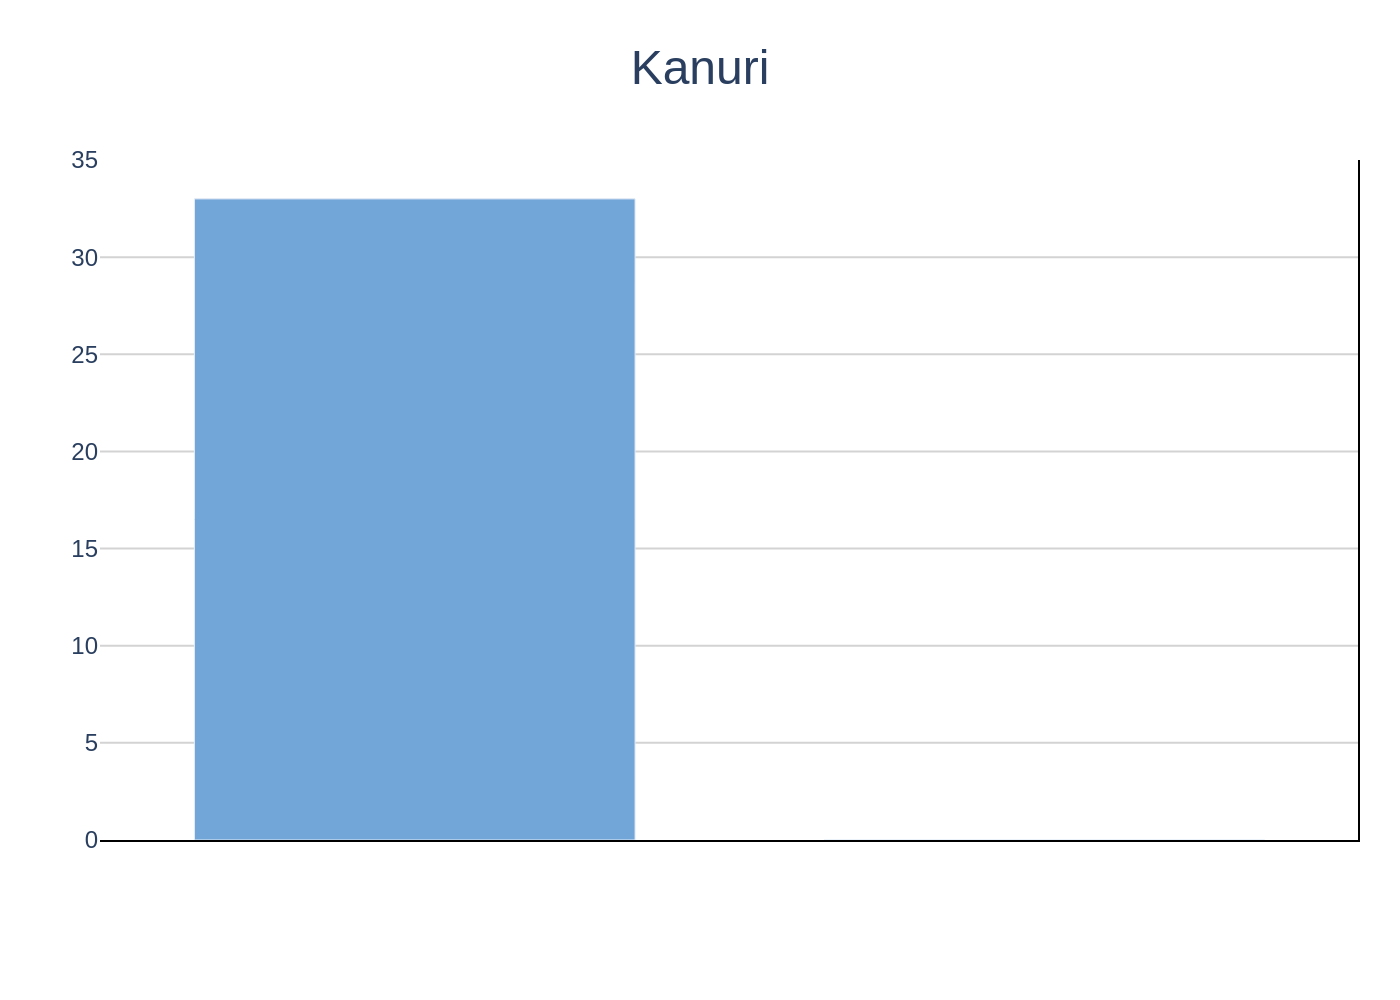

Generate this figure with Python:
import sys
import json
import pathlib
import plotly.graph_objects as go

# Check for required command-line argument
if len(sys.argv) != 2:
    print("Usage: python create_chart.py <path_to_json_file>")
    sys.exit(1)

# Get the JSON file path from the command-line argument
json_file_path = pathlib.Path(sys.argv[1])

# Read the JSON data
try:
    with open(json_file_path, 'r', encoding='utf-8') as f:
        chart_info = json.load(f)
except (FileNotFoundError, json.JSONDecodeError) as e:
    print(f"Error reading or parsing JSON file: {e}")
    sys.exit(1)

# Extract data and texts from the JSON structure
chart_data = chart_info['chart_data']
texts = chart_info['texts']
colors = chart_info['colors']

# Prepare data for Plotly's multi-level x-axis and y-values
x_categories = [(item['category_level_1'], item['category_level_2']) for item in chart_data]
y_values = [item['value'] for item in chart_data]

# Create the figure
fig = go.Figure()

# Add the bar trace
fig.add_trace(go.Bar(
    x=x_categories,
    y=y_values,
    marker_color=colors[0],
    showlegend=False,
    width=0.7 # Adjust bar width for better visual separation
))

# Combine title and subtitle if available
title_text = texts.get('title', '')
if texts.get('subtitle'):
    title_text += f"<br><sub>{texts['subtitle']}</sub>"

# Update layout to match the original image
fig.update_layout(
    title={
        'text': title_text,
        'y': 0.95,
        'x': 0.5,
        'xanchor': 'center',
        'yanchor': 'top',
        'font': {'size': 24}
    },
    font={
        'family': "Arial",
        'size': 12
    },
    xaxis={
        'title_text': texts.get('x_axis_title'),
        'tickmode': 'array',
        'showgrid': False,
        'linecolor': 'black',
        'ticks': '' # Hides tick marks but keeps labels
    },
    yaxis={
        'title_text': texts.get('y_axis_title'),
        'range': [0, 35],
        'dtick': 5,
        'showgrid': True,
        'gridcolor': 'lightgrey',
        'gridwidth': 1,
        'zeroline': False
    },
    plot_bgcolor='white',
    margin={'t': 80, 'b': 80, 'l': 50, 'r': 20},
    showlegend=False
)

# Add vertical lines to separate the main categories on the x-axis
fig.add_vline(x=1.5, line_width=1, line_color="black")

# Determine the output filename and save the image
output_filename = json_file_path.with_suffix('.png').name
fig.write_image(output_filename, scale=2)

print(f"Chart saved to {output_filename}")
